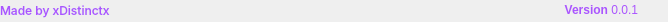
            <widget class="QFrame" name="bottomBar">
             <property name="minimumSize">
              <size>
               <width>0</width>
               <height>22</height>
              </size>
             </property>
             <property name="maximumSize">
              <size>
               <width>16777215</width>
               <height>22</height>
              </size>
             </property>
             <property name="frameShape">
              <enum>QFrame::NoFrame</enum>
             </property>
             <property name="frameShadow">
              <enum>QFrame::Raised</enum>
             </property>
             <widget class="QLabel" name="creditsLabel">
              <property name="geometry">
               <rect>
                <x>0</x>
                <y>0</y>
                <width>141</width>
                <height>21</height>
               </rect>
              </property>
              <property name="maximumSize">
               <size>
                <width>16777215</width>
                <height>21</height>
               </size>
              </property>
              <property name="font">
               <font>
                <family>Inter Medium</family>
                <pointsize>9</pointsize>
                <italic>false</italic>
                <bold>false</bold>
               </font>
              </property>
              <property name="styleSheet">
               <string notr="true">font: 300 9pt &quot;Inter Medium&quot;;</string>
              </property>
              <property name="text">
               <string>&lt;html&gt;&lt;head/&gt;&lt;body&gt;&lt;p&gt;&lt;span style=&quot; color:#aa55ff;&quot;&gt;Made by xDistinctx&lt;/span&gt;&lt;/p&gt;&lt;/body&gt;&lt;/html&gt;</string>
              </property>
              <property name="alignment">
               <set>Qt::AlignLeading|Qt::AlignLeft|Qt::AlignVCenter</set>
              </property>
             </widget>
             <widget class="QLabel" name="version">
              <property name="geometry">
               <rect>
                <x>537</x>
                <y>0</y>
                <width>101</width>
                <height>21</height>
               </rect>
              </property>
              <property name="styleSheet">
               <string notr="true">font: 300 9pt &quot;Inter Medium&quot;;</string>
              </property>
              <property name="text">
               <string>&lt;html&gt;&lt;head/&gt;&lt;body&gt;&lt;p&gt;&lt;span style=&quot; font-weight:600; color:#aa55ff;&quot;&gt;Version&lt;/span&gt;&lt;span style=&quot; color:#aa55ff;&quot;&gt; 0.0.1&lt;/span&gt;&lt;/p&gt;&lt;/body&gt;&lt;/html&gt;</string>
              </property>
              <property name="alignment">
               <set>Qt::AlignRight|Qt::AlignTrailing|Qt::AlignVCenter</set>
              </property>
             </widget>
             <widget class="QFrame" name="frame_size_grip">
              <property name="geometry">
               <rect>
                <x>639</x>
                <y>0</y>
                <width>20</width>
                <height>22</height>
               </rect>
              </property>
              <property name="minimumSize">
               <size>
                <width>20</width>
                <height>0</height>
               </size>
              </property>
              <property name="maximumSize">
               <size>
                <width>20</width>
                <height>16777215</height>
               </size>
              </property>
              <property name="frameShape">
               <enum>QFrame::NoFrame</enum>
              </property>
              <property name="frameShadow">
               <enum>QFrame::Raised</enum>
              </property>
             </widget>
            </widget>
